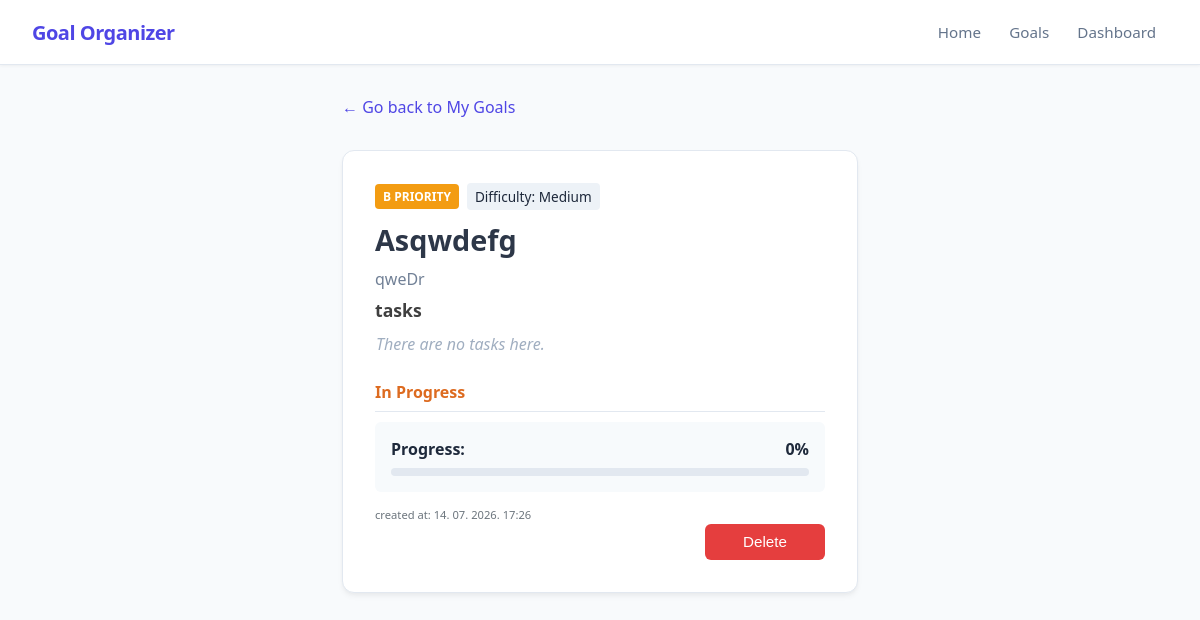
The page /goals/2 on the database as committed earlier.
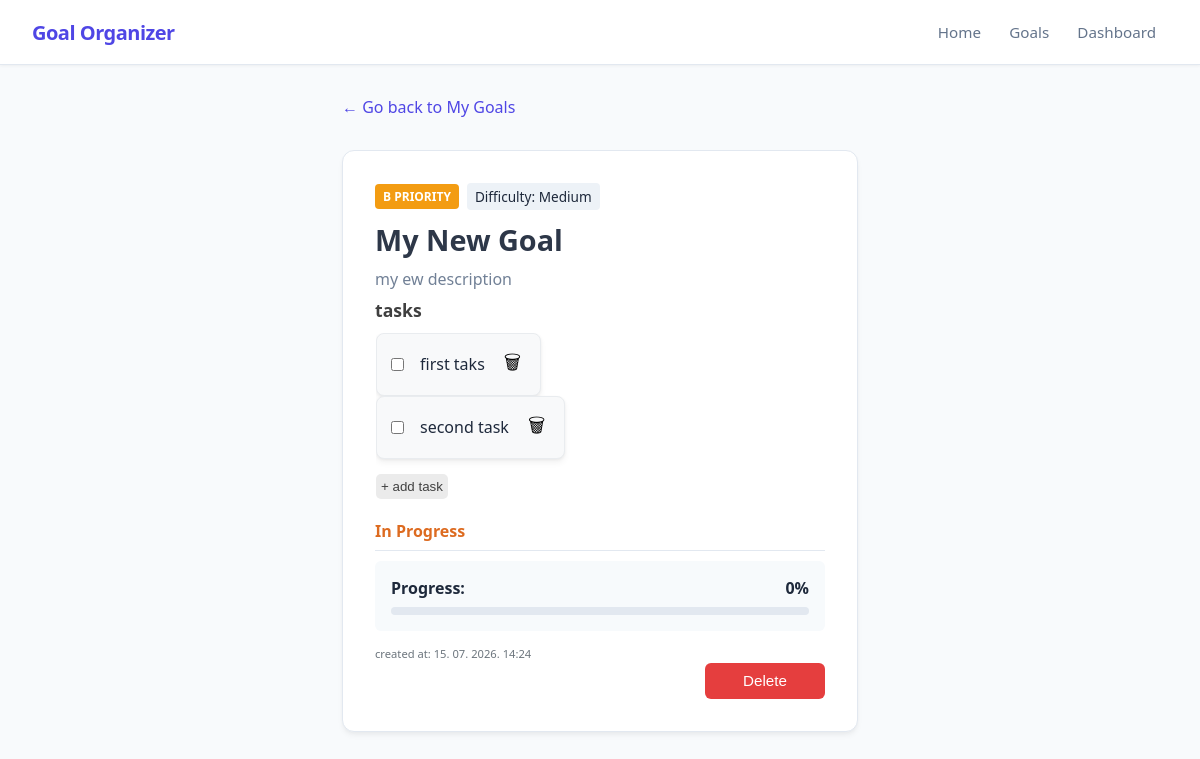
The same page on the database as committed later.
### app/models_db.py (models this page shows, shortened)
class Goal(db.Model):
    __tablename__ = 'goals'
    id = db.Column(db.Integer, primary_key=True)
    title = db.Column(db.String(100), nullable=False)
    description = db.Column(db.Text, nullable=False)
    is_completed = db.Column(db.Boolean, default=False)
    progress_percentage = db.Column(db.Float, default=0.0)
    difficulty = db.Column(db.String(20), nullable=False, default='Medium')
    priority = db.Column(db.String(1), nullable=False, default='b')
    created_at = db.Column(db.DateTime, default=datetime.now(timezone.utc), nullable=False)
    tasks = db.relationship('Task', backref='goal', cascade="all, delete-orphan", lazy=True)

class Task(db.Model):
    __tablename__ = 'tasks'
    id = db.Column(db.Integer, primary_key=True)
    text = db.Column(db.String(255), nullable=False)
    is_completed = db.Column(db.Boolean, default=False)
    goal_id = db.Column(db.Integer, db.ForeignKey('goals.id', ondelete='CASCADE'), nullable=False)

### app/routes.py (the view)
@main.route('/goals/<int:goal_id>')
def view_goal(goal_id):
    goal = Goal.query.get_or_404(goal_id)
    tasks_list = goal.tasks
    return render_template('view_goal.html', goal=goal, tasks=tasks_list)

### app/templates/view_goal.html (shortened to what the changed rows need)
{% extends "base.html" %}
{% block content %}
<div class="container">
    <div id="goal_card">
        <div style="display: flex; gap: 0.5rem; align-items: center;">
            <span class="badge badge-{{ goal.priority }} ">{{ goal.priority | upper }} priority</span>
            <span style="background: #edf2f7; padding: 0.25rem 0.5rem; border-radius: 4px; font-size: 0.85rem; font-weight: 500;">
                Difficulty: {{ goal.difficulty }}
            </span>
        </div>
        <div style="overflow: wrap; max-width: 500px;">
            <h2 style="margin: 0 0 0.5rem 0; font-size: 1.8rem; color: #2d3748; padding-top: 10px;">{{ goal.title }}</h2>
            <span style="margin: 0; color: #718096; line-height: 1.6;">{{ goal.description or 'Nema opisa.' }}</span>
        </div>
        <div class="tasks-container" style="margin: 10px 0px; overflow: hidden;">
            {% if tasks %}
                <ul style="list-style-type: none;">
                    {% for task in tasks %}
                        <li class="task-item task-box" style="display: flex; align-items: center; justify-content: space-between;">
                                        <label style="display: flex; align-items: center; gap: 6px; cursor: pointer;">
                                            <input
                                                style="margin-right: 10px;"
                                                type="checkbox"
                                                class="task-toggle"
                                                data-task-id="{{ task.id }}"
                                                {% if task.is_completed %}checked{% endif %}>
                                            <span class="{% if task.is_completed %}completed-task{% endif %}">
                                                {{ task.text }}
                                            </span>
                                        </label>
                                        <button type="button"
                                                class="delete-task-btn"
                                                data-task-id="{{ task.id }}">
                                            &#128465
                                        </button>
                                    </li>
                    {% endfor %}
                    <button class="add-task-btn">+ add task</button>
                </ul>
            {% else %}
                <p style="margin: 0; color: #a0aec0; font-style: italic; padding-bottom: 15px;">There are no tasks here.</p>
            {% endif %}
        </div>
        <div style="background: #f7fafc; padding: 1rem; border-radius: 6px; margin-top: 10px; margin-bottom: 10px;">
            <div style="display: flex; justify-content: space-between; margin-bottom: 0.5rem; font-weight: 600;">
                <span>Progress:</span>
                <span class="progress-percentage">{{ goal.progress_percentage | round | int }}%</span>
            </div>
        </div>
        <div>
            <small class="date">created at: {{ goal.created_at.strftime('%d. %m. %Y. %H:%M') }}</small>
        </div>
    </div>
</div>
{% endblock %}

Rows that differ between the two databases and show on the page:
changed Goal "Medium": title "Asqwdefg" → "My New Goal"; description "qweDr" → "my ew description"; created_at "14. 07. 2026. 17:26" → "15. 07. 2026. 14:24"
added Task: text "first taks"
added Task: text "second task"
Other text that changed with them:
text no longer shown: "There are no tasks here."
text now shown: "+ add task"
